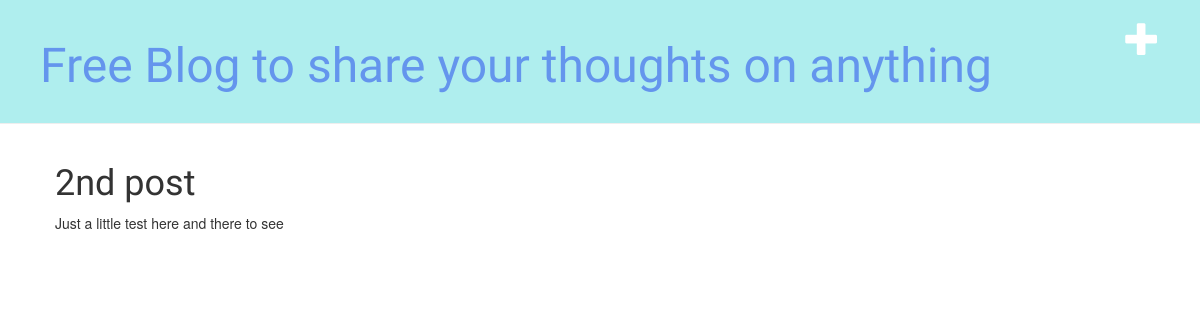
The app's page /post/2/, older data.
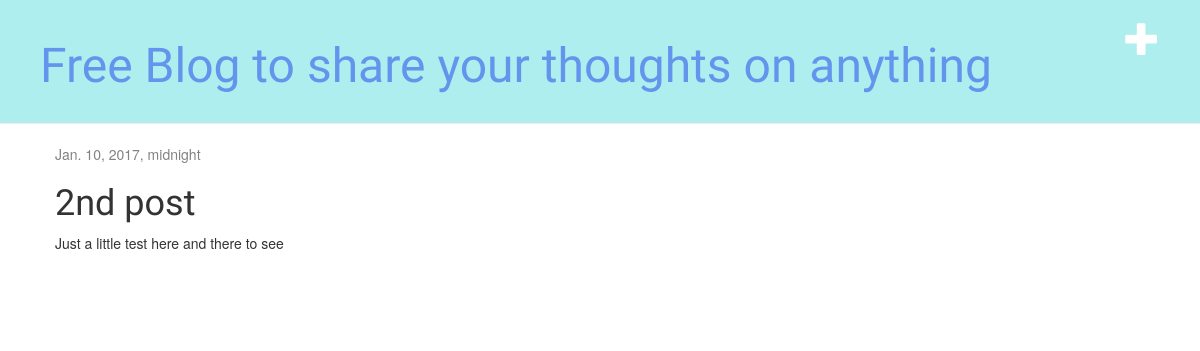
The same page, newer data.
### blog/models.py (models this page shows, shortened)
class Post(models.Model):
    author = models.ForeignKey('auth.User')
    title = models.CharField(max_length=200)
    text = models.TextField()
    created_date = models.DateTimeField(
            default=timezone.now)
    published_date = models.DateTimeField(
            blank=True, null=True)

### blog/views.py (the view)
# urls.py: url(r'^post/(?P<pk>\d+)/$', views.post_detail, name='post_detail'),
def post_detail(request, pk):
    post = get_object_or_404(Post, pk=pk)
    return render(request, 'blog/post_detail.html', {'post': post})

### blog/templates/blog/post_detail.html (shortened to what this page needs)
{% extends 'blog/base.html' %}
{% block content %}
    <div class="post">
        {% if post.published_date %}
            <div class="date">
                {{ post.published_date }}
            </div>
        {% endif %}
        <h1>{{ post.title }}</h1>
        <p>{{ post.text|linebreaksbr }}</p>
    </div>
{% endblock %}

Row changes from the older to the newer data that the page shows:
changed Post "2nd post": published_date (not shown) → "Jan. 10, 2017, midnight"
